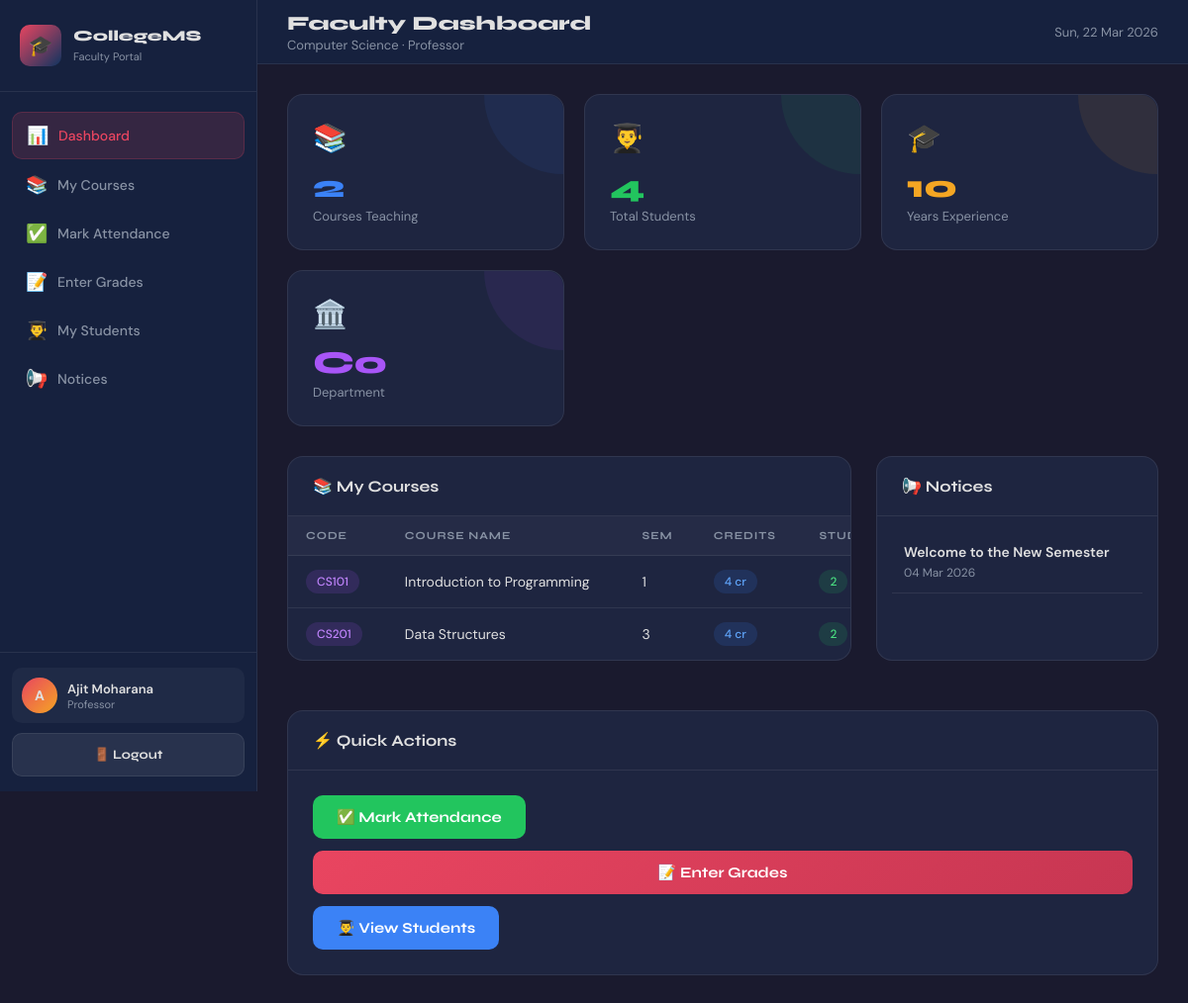
The page /faculty/dashboard.php (signed in) on the database its author committed.
### tables this page shows
CREATE TABLE faculty (
  id INT AUTO_INCREMENT PRIMARY KEY,
  user_id INT NULL,
  faculty_id VARCHAR(20) NOT NULL UNIQUE,
  name VARCHAR(100) NOT NULL,
  email VARCHAR(100) NOT NULL UNIQUE,
  phone VARCHAR(20),
  department_id INT NULL,
  designation VARCHAR(100),
  qualification VARCHAR(150),
  experience INT NOT NULL DEFAULT 0,
  status ENUM('Active','Inactive') NOT NULL DEFAULT 'Active',
  created_at TIMESTAMP DEFAULT CURRENT_TIMESTAMP,
  CONSTRAINT fk_faculty_user FOREIGN KEY (user_id) REFERENCES users(id) ON DELETE SET NULL,
  CONSTRAINT fk_faculty_dept FOREIGN KEY (department_id) REFERENCES departments(id) ON DELETE SET NULL,
  INDEX idx_faculty_dept (department_id),
  INDEX idx_faculty_status (status)
);

CREATE TABLE departments (
  id INT AUTO_INCREMENT PRIMARY KEY,
  name VARCHAR(100) NOT NULL UNIQUE,
  code VARCHAR(20) NOT NULL UNIQUE,
  head_name VARCHAR(100),
  created_at TIMESTAMP DEFAULT CURRENT_TIMESTAMP
);

CREATE TABLE courses (
  id INT AUTO_INCREMENT PRIMARY KEY,
  course_code VARCHAR(20) NOT NULL UNIQUE,
  course_name VARCHAR(150) NOT NULL,
  department_id INT NULL,
  faculty_id INT NULL,
  semester INT NOT NULL DEFAULT 1,
  credits INT NOT NULL DEFAULT 3,
  created_at TIMESTAMP DEFAULT CURRENT_TIMESTAMP,
  CONSTRAINT fk_courses_dept FOREIGN KEY (department_id) REFERENCES departments(id) ON DELETE SET NULL,
  CONSTRAINT fk_courses_faculty FOREIGN KEY (faculty_id) REFERENCES faculty(id) ON DELETE SET NULL,
  INDEX idx_courses_dept (department_id),
  INDEX idx_courses_faculty (faculty_id)
);

CREATE TABLE notices (
  id INT AUTO_INCREMENT PRIMARY KEY,
  title VARCHAR(200) NOT NULL,
  content TEXT NOT NULL,
  posted_by INT NULL,
  target_role ENUM('all','student','faculty') NOT NULL DEFAULT 'all',
  created_at TIMESTAMP DEFAULT CURRENT_TIMESTAMP,
  CONSTRAINT fk_notice_user FOREIGN KEY (posted_by) REFERENCES users(id) ON DELETE SET NULL,
  INDEX idx_notice_target (target_role),
  INDEX idx_notice_date (created_at)
);

### includes/auth.php (called while the page is built, shortened)
<?php
function e($value): string {
    return htmlspecialchars((string)$value, ENT_QUOTES, 'UTF-8');
}
?>

### faculty/dashboard.php (the view, shortened to what this page needs)
<?php
require_once '../includes/db.php';
require_once '../includes/auth.php';
$user_id = (int)($_SESSION['user_id'] ?? 0);
$stmt = mysqli_prepare($conn, "
    SELECT f.*, d.name as dept_name
    FROM faculty f
    LEFT JOIN departments d ON f.department_id = d.id
    WHERE f.user_id = ?
    LIMIT 1
");
mysqli_stmt_bind_param($stmt, "i", $user_id);
mysqli_stmt_execute($stmt);
$faculty = mysqli_fetch_assoc(mysqli_stmt_get_result($stmt));
$faculty_pk = (int)$faculty['id'];
$stmt = mysqli_prepare($conn, "
    SELECT c.*,
           COUNT(e.id) as enrolled_students
    FROM courses c
    LEFT JOIN enrollments e ON c.id = e.course_id
    WHERE c.faculty_id = ?
    GROUP BY c.id
    ORDER BY c.course_code
");
mysqli_stmt_bind_param($stmt, "i", $faculty_pk);
mysqli_stmt_execute($stmt);
$my_courses = mysqli_stmt_get_result($stmt);
$courses_arr = [];
while ($c = mysqli_fetch_assoc($my_courses)) $courses_arr[] = $c;
$total_students = array_sum(array_map(fn($x) => (int)$x['enrolled_students'], $courses_arr));
$total_courses  = count($courses_arr);
$stmt = mysqli_prepare($conn, "
    SELECT n.title, n.content, n.created_at
    FROM notices n
    WHERE n.target_role IN ('all','faculty')
    ORDER BY n.created_at DESC
    LIMIT 4
");
mysqli_stmt_execute($stmt);
$notices = mysqli_stmt_get_result($stmt);
?>
<!DOCTYPE html>
<html lang="en">
<head>
    <link rel="stylesheet" href="../css/style.css">
</head>
<body>
<div class="dashboard-layout">
    <aside class="sidebar" id="sidebar">
        <div class="sidebar-header">
            <div class="logo-icon">🎓</div>
            <div><h3>CollegeMS</h3><span>Faculty Portal</span></div>
        </div>
        <nav class="sidebar-nav">
            <a href="dashboard.php"  class="nav-link active"><span class="nav-icon">📊</span> Dashboard</a>
            <a href="my_courses.php" class="nav-link"><span class="nav-icon">📚</span> My Courses</a>
            <a href="attendance.php" class="nav-link"><span class="nav-icon">✅</span> Mark Attendance</a>
            <a href="grades.php"     class="nav-link"><span class="nav-icon">📝</span> Enter Grades</a>
            <a href="students.php"   class="nav-link"><span class="nav-icon">👨‍🎓</span> My Students</a>
            <a href="notices.php"    class="nav-link"><span class="nav-icon">📢</span> Notices</a>
        </nav>
        <div class="sidebar-footer">
            <div class="user-info">
                <div class="user-avatar"><?= e(strtoupper(substr($_SESSION['user_name'] ?? 'F', 0, 1))) ?></div>
                <div>
                    <div class="user-name"><?= e($_SESSION['user_name'] ?? 'Faculty') ?></div>
                    <div class="user-role"><?= e($faculty['designation'] ?? 'Faculty') ?></div>
                </div>
            </div>
            <a href="logout.php" class="btn btn-secondary" style="width:100%; font-size:13px;">🚪 Logout</a>
        </div>
    </aside>
    <div class="main-content">
        <header class="topbar">
            <div style="display:flex; align-items:center; gap:15px;">
                <div class="topbar-title">
                    <h1>Faculty Dashboard</h1>
                    <p><?= e($faculty['dept_name'] ?? '') ?> · <?= e($faculty['designation'] ?? '') ?></p>
                </div>
            </div>
            <div class="topbar-right">
                <div style="font-size:13px; color:var(--text-muted)"><?= date('D, d M Y') ?></div>
            </div>
        </header>
        <div class="page-content">
            <div class="stats-grid">
                <div class="stat-card" style="--stat-color:#3b82f6">
                    <div class="stat-icon">📚</div>
                    <div class="stat-value"><?= (int)$total_courses ?></div>
                    <div class="stat-label">Courses Teaching</div>
                </div>
                <div class="stat-card" style="--stat-color:#22c55e">
                    <div class="stat-icon">👨‍🎓</div>
                    <div class="stat-value"><?= (int)$total_students ?></div>
                    <div class="stat-label">Total Students</div>
                </div>
                <div class="stat-card" style="--stat-color:#f5a623">
                    <div class="stat-icon">🎓</div>
                    <div class="stat-value"><?= (int)($faculty['experience'] ?? 0) ?></div>
                    <div class="stat-label">Years Experience</div>
                </div>
                <div class="stat-card" style="--stat-color:#a855f7">
                    <div class="stat-icon">🏛️</div>
                    <div class="stat-value"><?= e(substr($faculty['dept_name'] ?? 'N/A', 0, 2)) ?></div>
                    <div class="stat-label">Department</div>
                </div>
            </div>
            <div style="display:grid; grid-template-columns:2fr 1fr; gap:25px;">
                <div class="card">
                    <div class="card-header"><h3>📚 My Courses</h3></div>
                    <div class="table-responsive">
                        <table>
                            <thead>
                                <tr><th>Code</th><th>Course Name</th><th>Sem</th><th>Credits</th><th>Students</th></tr>
                            </thead>
                            <tbody>
                                <?php foreach ($courses_arr as $c): ?>
                                <tr>
                                    <td><span class="chip chip-purple"><?= e($c['course_code']) ?></span></td>
                                    <td><?= e($c['course_name']) ?></td>
                                    <td><?= (int)$c['semester'] ?></td>
                                    <td><span class="chip chip-info"><?= (int)$c['credits'] ?> cr</span></td>
                                    <td><span class="chip chip-success"><?= (int)$c['enrolled_students'] ?></span></td>
                                </tr>
                                <?php endforeach; ?>
                            </tbody>
                        </table>
                    </div>
                </div>
                <div class="card">
                    <div class="card-header"><h3>📢 Notices</h3></div>
                    <div class="card-body" style="padding:15px;">
                        <?php $hasNotices = false; while ($n = mysqli_fetch_assoc($notices)): $hasNotices = true; ?>
                        <div style="padding:12px; border-bottom:1px solid var(--border);">
                            <div style="font-size:14px; font-weight:600; margin-bottom:4px;"><?= e($n['title']) ?></div>
                            <div style="font-size:12px; color:var(--text-muted)"><?= date('d M Y', strtotime($n['created_at'])) ?></div>
                        </div>
                        <?php endwhile; ?>
                    </div>
                </div>
            </div>
            <div class="card" style="margin-top:25px;">
                <div class="card-header"><h3>⚡ Quick Actions</h3></div>
                <div class="card-body" style="display:flex; gap:12px; flex-wrap:wrap;">
                    <a href="attendance.php" class="btn btn-success">✅ Mark Attendance</a>
                    <a href="grades.php" class="btn btn-primary">📝 Enter Grades</a>
                    <a href="students.php" class="btn btn-info">👨‍🎓 View Students</a>
                </div>
            </div>
        </div>
    </div>
</div>
</body>
</html>

### rows shown on the page
faculty: designation "Professor", department.name "Computer Science", experience "10", department.name "Co"
courses: course_code "CS101", course_name "Introduction to Programming", semester "1", credits "4", enrolled_students "2"
courses: course_code "CS201", course_name "Data Structures", semester "3", credits "4", enrolled_students "2"
notices: title "Welcome to the New Semester", created_at "04 Mar 2026"

### other values the page prints
substr($_SESSION['user_name'] ?? 'F', 0, 1) "A"
$_SESSION['user_name'] "Ajit Moharana"
$total_courses "2"
$total_students "4"
